Frame 1 (no input): blank canvas, image omitted
Frame 60 (no input): blank canvas, image omitted
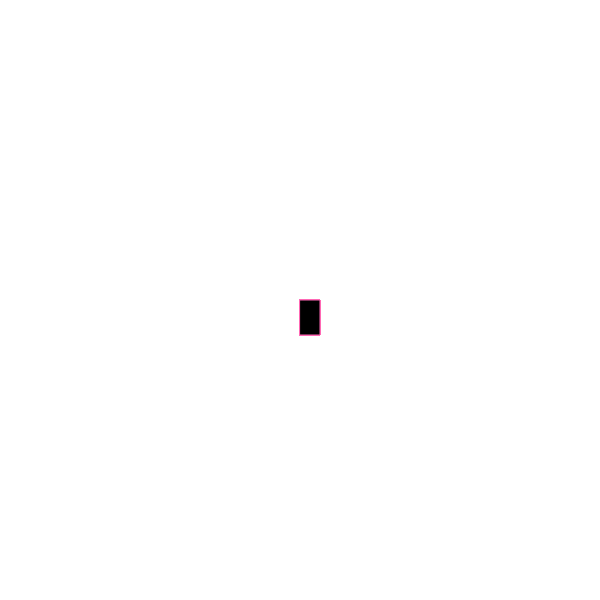
Frame 120 (the mouse pressed at the canvas centre since frame 60)

The p5.js sketch whose frames 1 and 60 were blank and that drew this single picture after the mouse press (run headless with seeded random() and noise() and a simulated clock; from frame 60 on, the mouse is pressed at the canvas centre):

// p5.js sketch
// ── sketch.js
function setup() {
    createCanvas(600, 600);
    background("white");
  }
  
  function draw() {
    stroke("hotpink");
    fill("black");
    
    if(mouseIsPressed){
      rect(mouseX, mouseY, 20, 35);
    }
    
  }
  
